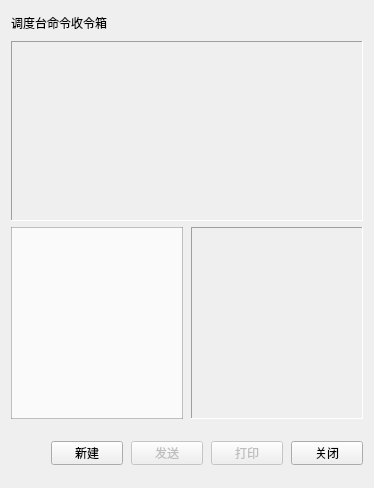
     <widget class="QWidget" name="tab_3">
      <attribute name="title">
       <string/>
      </attribute>
      <layout class="QVBoxLayout" name="verticalLayout_15">
       <item>
        <widget class="QLabel" name="label_21">
         <property name="minimumSize">
          <size>
           <width>0</width>
           <height>24</height>
          </size>
         </property>
         <property name="maximumSize">
          <size>
           <width>16777215</width>
           <height>24</height>
          </size>
         </property>
         <property name="text">
          <string>调度台命令收令箱</string>
         </property>
        </widget>
       </item>
       <item>
        <widget class="QFrame" name="Dispatchframe">
         <property name="minimumSize">
          <size>
           <width>0</width>
           <height>180</height>
          </size>
         </property>
         <property name="maximumSize">
          <size>
           <width>16777215</width>
           <height>180</height>
          </size>
         </property>
         <property name="frameShape">
          <enum>QFrame::Panel</enum>
         </property>
         <property name="frameShadow">
          <enum>QFrame::Sunken</enum>
         </property>
         <layout class="QHBoxLayout" name="horizontalLayout_11">
          <property name="spacing">
           <number>0</number>
          </property>
          <property name="leftMargin">
           <number>0</number>
          </property>
          <property name="topMargin">
           <number>0</number>
          </property>
          <property name="rightMargin">
           <number>0</number>
          </property>
          <property name="bottomMargin">
           <number>0</number>
          </property>
         </layout>
        </widget>
       </item>
       <item>
        <layout class="QHBoxLayout" name="horizontalLayout_7" stretch="1,1">
         <property name="spacing">
          <number>8</number>
         </property>
         <item>
          <widget class="QTextBrowser" name="textBrowser">
           <property name="enabled">
            <bool>false</bool>
           </property>
           <property name="styleSheet">
            <string notr="true">border: 1px solid rgba(100,100, 100, 100);
background-color: rgb(250, 250, 250);</string>
           </property>
          </widget>
         </item>
         <item>
          <widget class="QFrame" name="DispatchReceiveframe">
           <property name="frameShape">
            <enum>QFrame::Panel</enum>
           </property>
           <property name="frameShadow">
            <enum>QFrame::Sunken</enum>
           </property>
           <layout class="QHBoxLayout" name="horizontalLayout_12">
            <property name="spacing">
             <number>0</number>
            </property>
            <property name="leftMargin">
             <number>0</number>
            </property>
            <property name="topMargin">
             <number>0</number>
            </property>
            <property name="rightMargin">
             <number>0</number>
            </property>
            <property name="bottomMargin">
             <number>0</number>
            </property>
           </layout>
          </widget>
         </item>
        </layout>
       </item>
       <item>
        <layout class="QHBoxLayout" name="horizontalLayout_8">
         <property name="spacing">
          <number>8</number>
         </property>
         <property name="topMargin">
          <number>16</number>
         </property>
         <property name="bottomMargin">
          <number>12</number>
         </property>
         <item>
          <spacer name="horizontalSpacer_3">
           <property name="orientation">
            <enum>Qt::Horizontal</enum>
           </property>
           <property name="sizeHint" stdset="0">
            <size>
             <width>40</width>
             <height>20</height>
            </size>
           </property>
          </spacer>
         </item>
         <item>
          <widget class="QPushButton" name="pushButton_11">
           <property name="minimumSize">
            <size>
             <width>72</width>
             <height>24</height>
            </size>
           </property>
           <property name="maximumSize">
            <size>
             <width>72</width>
             <height>24</height>
            </size>
           </property>
           <property name="text">
            <string>新建</string>
           </property>
          </widget>
         </item>
         <item>
          <widget class="QPushButton" name="pushButton_10">
           <property name="enabled">
            <bool>false</bool>
           </property>
           <property name="minimumSize">
            <size>
             <width>72</width>
             <height>24</height>
            </size>
           </property>
           <property name="maximumSize">
            <size>
             <width>72</width>
             <height>24</height>
            </size>
           </property>
           <property name="text">
            <string>发送</string>
           </property>
          </widget>
         </item>
         <item>
          <widget class="QPushButton" name="pushButton_8">
           <property name="enabled">
            <bool>false</bool>
           </property>
           <property name="minimumSize">
            <size>
             <width>72</width>
             <height>24</height>
            </size>
           </property>
           <property name="maximumSize">
            <size>
             <width>72</width>
             <height>24</height>
            </size>
           </property>
           <property name="text">
            <string>打印</string>
           </property>
          </widget>
         </item>
         <item>
          <widget class="QPushButton" name="pushButton_9">
           <property name="minimumSize">
            <size>
             <width>72</width>
             <height>24</height>
            </size>
           </property>
           <property name="maximumSize">
            <size>
             <width>72</width>
             <height>24</height>
            </size>
           </property>
           <property name="text">
            <string>关闭</string>
           </property>
          </widget>
         </item>
        </layout>
       </item>
      </layout>
     </widget>
